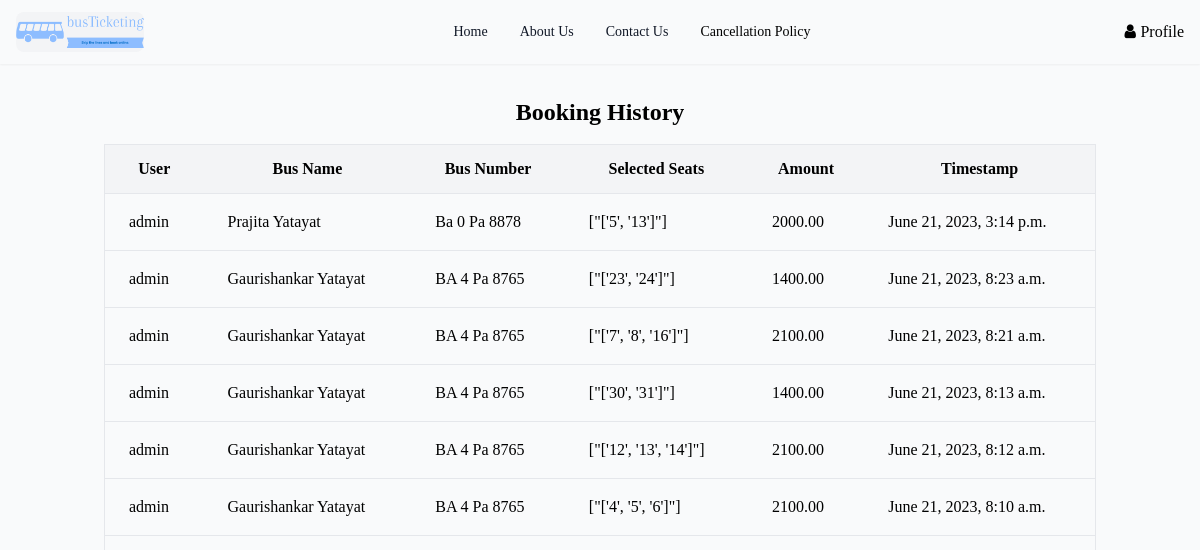
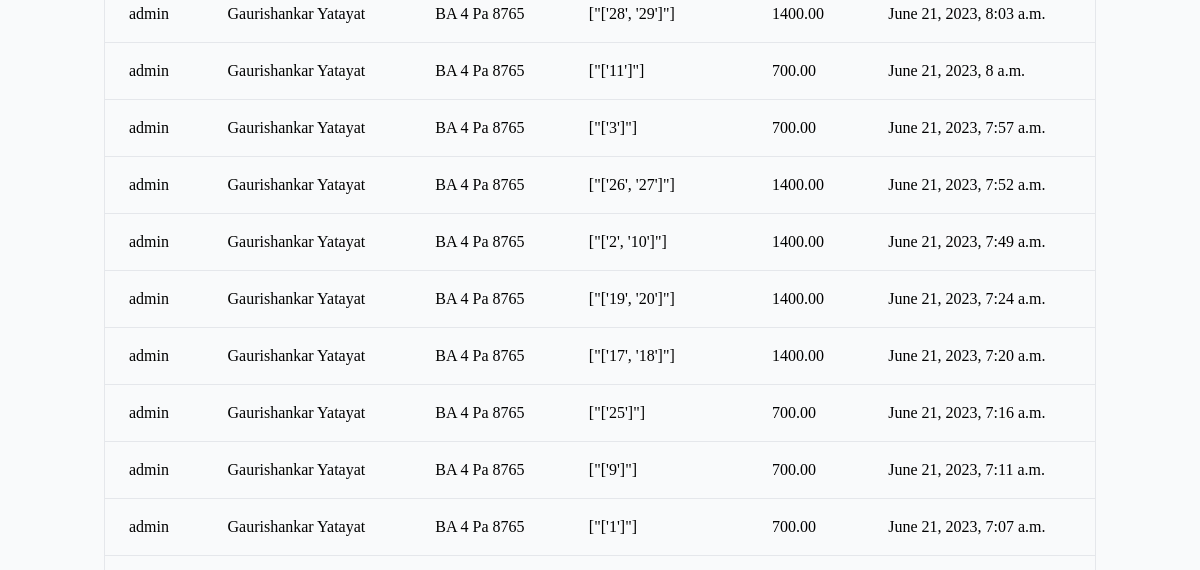
The app's page /booking_history/ (signed in, upper part), older data (2 pictures, top to bottom).
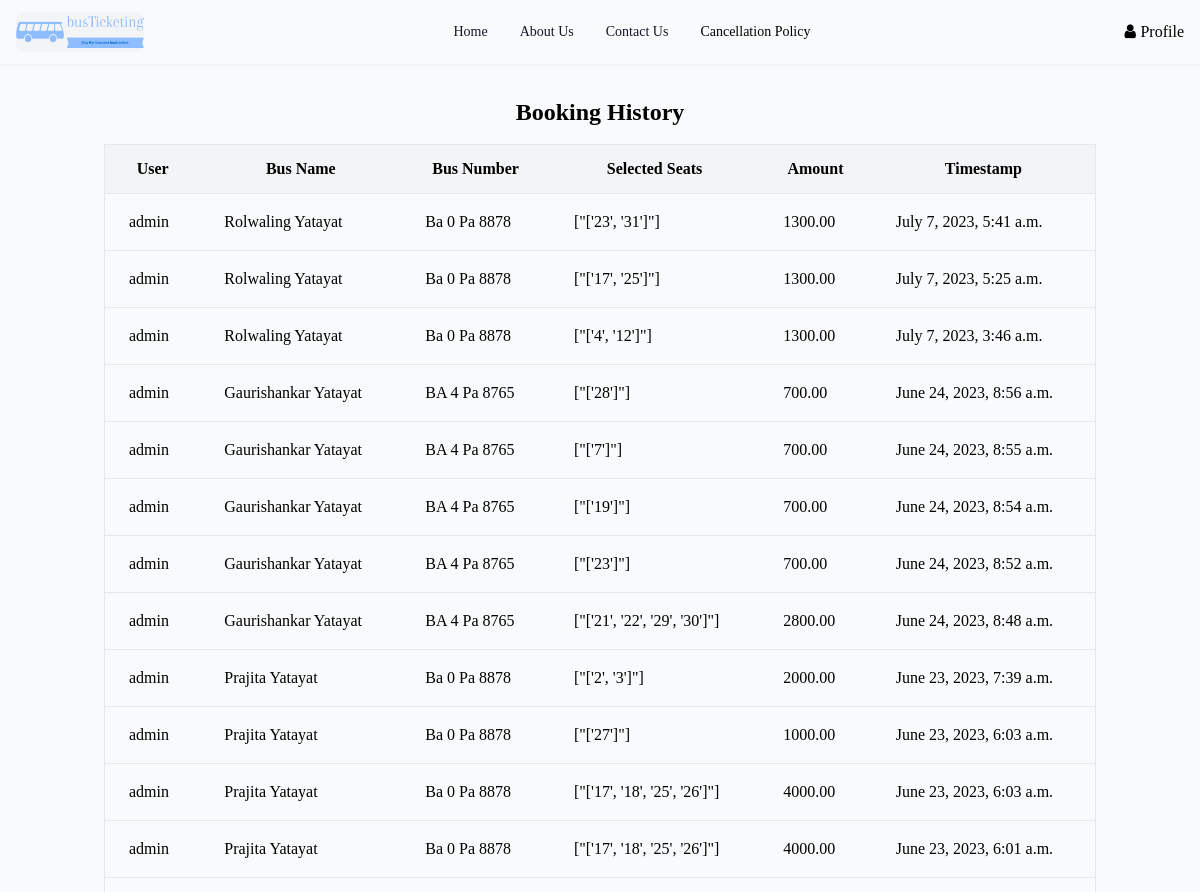
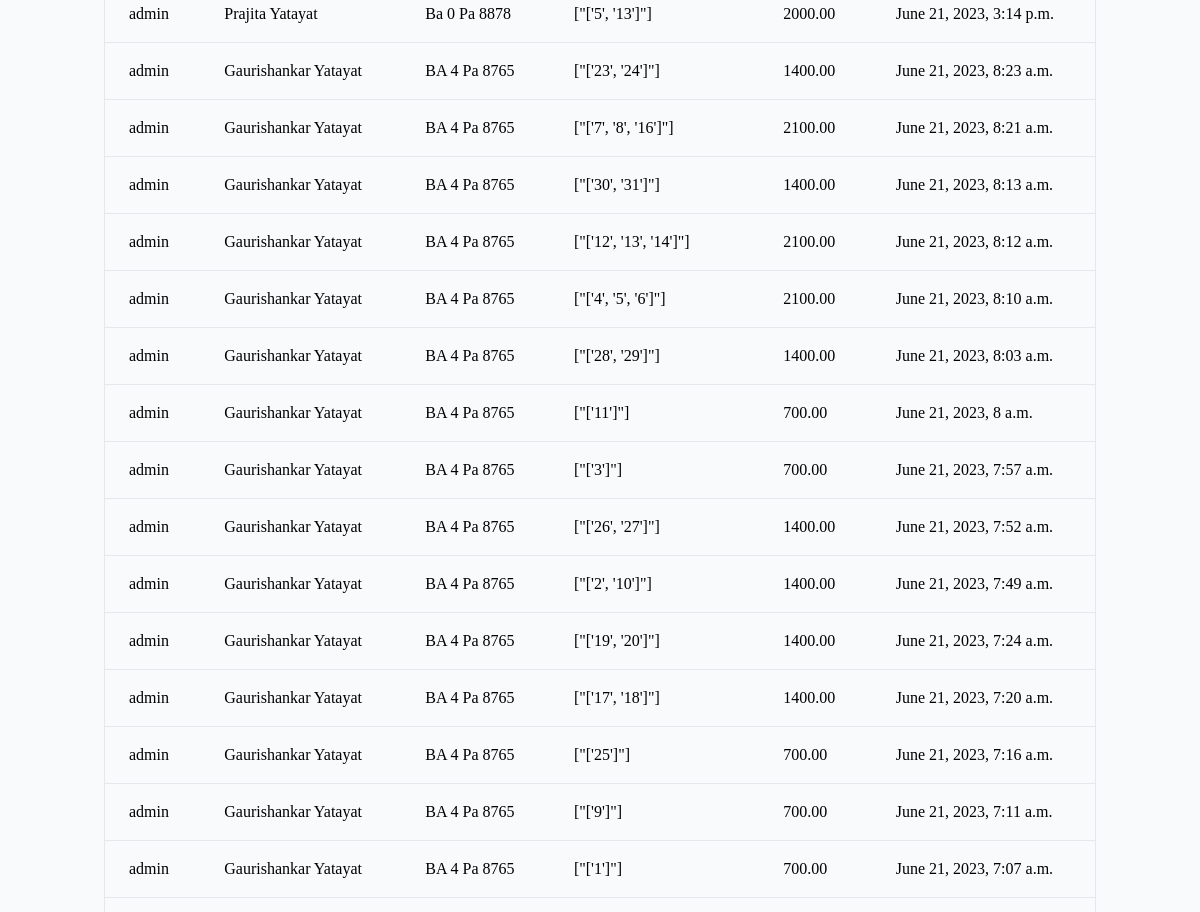
The same page, newer data (2 pictures, top to bottom).
### payment/models.py (models this page shows, shortened)
class Payment(models.Model):
    user = models.CharField(max_length=255)
    bus = models.ForeignKey(Bus, on_delete=models.CASCADE)
    bus_name = models.CharField(max_length=255)
    bus_number = models.CharField(max_length=255)
    selected_seats = models.TextField()
    amount = models.DecimalField(max_digits=8, decimal_places=2)
    timestamp = models.DateTimeField(auto_now_add=True)

### payment/views.py (the view)
# urls.py: path('booking_history/', views.booking_history, name='booking_history'),
def booking_history(request):
    user = request.user
    payments = Payment.objects.filter(user=user).order_by('-timestamp')
    return render(request, 'booking_history.html', {'payments': payments})

### payment/templates/booking_history.html
{% extends 'base_nav.html' %}
{% block maincontent %}
<div class="container mx-auto px-4 py-8">
    <h1 class="flex justify-center text-2xl font-bold mb-4">Booking History</h1>
    <div class="max-w-screen-xl mx-auto">
        <table class="w-full border rounded">
            <thead>
                <tr class="bg-gray-100">
                    <th class="px-6 py-3 border-b">User</th>
                    <th class="px-6 py-3 border-b">Bus Name</th>
                    <th class="px-6 py-3 border-b">Bus Number</th>
                    <th class="px-6 py-3 border-b">Selected Seats</th>
                    <th class="px-6 py-3 border-b">Amount</th>
                    <th class="px-6 py-3 border-b">Timestamp</th>
                </tr>
            </thead>
            <tbody>
                {% for payment in payments %}
                <tr>
                    <td class="px-6 py-4 border-b">{{ payment.user }}</td>
                    <td class="px-6 py-4 border-b">{{ payment.bus_name }}</td>
                    <td class="px-6 py-4 border-b">{{ payment.bus_number }}</td>
                    <td class="px-6 py-4 border-b">{{ payment.selected_seats }}</td>
                    <td class="px-6 py-4 border-b">{{ payment.amount }}</td>
                    <td class="px-6 py-4 border-b">{{ payment.timestamp }}</td>
                </tr>
                {% endfor %}
            </tbody>
        </table>
    </div>
</div>
{% endblock maincontent %}

Row changes from the older to the newer data that the page shows:
added Payment: user "admin", bus_name "Rolwaling Yatayat", bus_number "Ba 0 Pa 8878", selected_seats "[\"['23', '31']\"]", amount "1300.00", timestamp "July 7, 2023, 5:41 a.m."
added Payment: user "admin", bus_name "Rolwaling Yatayat", bus_number "Ba 0 Pa 8878", selected_seats "[\"['17', '25']\"]", amount "1300.00", timestamp "July 7, 2023, 5:25 a.m."
added Payment: user "admin", bus_name "Rolwaling Yatayat", bus_number "Ba 0 Pa 8878", selected_seats "[\"['4', '12']\"]", amount "1300.00", timestamp "July 7, 2023, 3:46 a.m."
added Payment: user "admin", bus_name "Gaurishankar Yatayat", bus_number "BA 4 Pa 8765", selected_seats "[\"['28']\"]", amount "700.00", timestamp "June 24, 2023, 8:56 a.m."
added Payment: user "admin", bus_name "Gaurishankar Yatayat", bus_number "BA 4 Pa 8765", selected_seats "[\"['7']\"]", amount "700.00", timestamp "June 24, 2023, 8:55 a.m."
added Payment: user "admin", bus_name "Gaurishankar Yatayat", bus_number "BA 4 Pa 8765", selected_seats "[\"['19']\"]", amount "700.00", timestamp "June 24, 2023, 8:54 a.m."
added Payment: user "admin", bus_name "Gaurishankar Yatayat", bus_number "BA 4 Pa 8765", selected_seats "[\"['23']\"]", amount "700.00", timestamp "June 24, 2023, 8:52 a.m."
added Payment: user "admin", bus_name "Gaurishankar Yatayat", bus_number "BA 4 Pa 8765", selected_seats "[\"['21', '22', '29', '30']\"]", amount "2800.00", timestamp "June 24, 2023, 8:48 a.m."
added Payment: user "admin", bus_name "Prajita Yatayat", bus_number "Ba 0 Pa 8878", selected_seats "[\"['2', '3']\"]", amount "2000.00", timestamp "June 23, 2023, 7:39 a.m."
added Payment: user "admin", bus_name "Prajita Yatayat", bus_number "Ba 0 Pa 8878", selected_seats "[\"['27']\"]", amount "1000.00", timestamp "June 23, 2023, 6:03 a.m."
added Payment: user "admin", bus_name "Prajita Yatayat", bus_number "Ba 0 Pa 8878", selected_seats "[\"['17', '18', '25', '26']\"]", amount "4000.00", timestamp "June 23, 2023, 6:03 a.m."
added Payment: user "admin", bus_name "Prajita Yatayat", bus_number "Ba 0 Pa 8878", selected_seats "[\"['17', '18', '25', '26']\"]", amount "4000.00", timestamp "June 23, 2023, 6:01 a.m."
